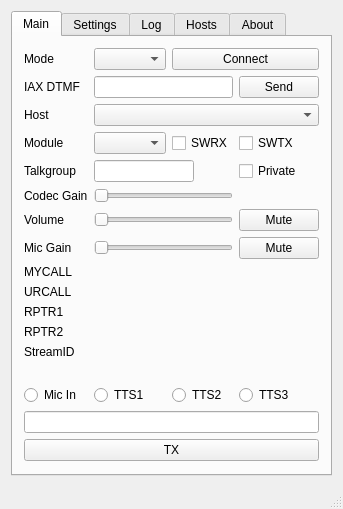
<?xml version="1.0" encoding="UTF-8"?>
<ui version="4.0">
 <class>DudeStar</class>
 <widget class="QMainWindow" name="DudeStar">
  <property name="geometry">
   <rect>
    <x>0</x>
    <y>0</y>
    <width>313</width>
    <height>471</height>
   </rect>
  </property>
  <property name="windowTitle">
   <string>DUDE-Star</string>
  </property>
  <property name="windowIcon">
   <iconset resource="dudestar.qrc">
    <normaloff>:/images/dudestar.png</normaloff>:/images/dudestar.png</iconset>
  </property>
  <widget class="QWidget" name="centralWidget">
   <layout class="QGridLayout" name="gridLayout_5">
    <item row="0" column="0">
     <widget class="QTabWidget" name="tabWidget">
      <property name="currentIndex">
       <number>0</number>
      </property>
      <widget class="QWidget" name="tabMain">
       <property name="sizePolicy">
        <sizepolicy hsizetype="Preferred" vsizetype="Fixed">
         <horstretch>0</horstretch>
         <verstretch>0</verstretch>
        </sizepolicy>
       </property>
       <attribute name="title">
        <string>Main</string>
       </attribute>
       <layout class="QGridLayout" name="gridLayout">
        <item row="9" column="1">
         <widget class="QLabel" name="micLabel">
          <property name="sizePolicy">
           <sizepolicy hsizetype="Preferred" vsizetype="Fixed">
            <horstretch>0</horstretch>
            <verstretch>0</verstretch>
           </sizepolicy>
          </property>
          <property name="text">
           <string>Mic Gain</string>
          </property>
         </widget>
        </item>
        <item row="6" column="4">
         <layout class="QHBoxLayout" name="horizontalLayout">
          <item>
           <widget class="QLabel" name="labelCodecGain">
            <property name="text">
             <string/>
            </property>
           </widget>
          </item>
         </layout>
        </item>
        <item row="16" column="2">
         <widget class="QRadioButton" name="radioTTS1">
          <property name="text">
           <string>TTS1</string>
          </property>
         </widget>
        </item>
        <item row="3" column="2">
         <widget class="QComboBox" name="comboModule"/>
        </item>
        <item row="2" column="2" colspan="3">
         <widget class="QComboBox" name="comboHost"/>
        </item>
        <item row="12" column="1">
         <widget class="QLabel" name="label3">
          <property name="sizePolicy">
           <sizepolicy hsizetype="Preferred" vsizetype="Fixed">
            <horstretch>0</horstretch>
            <verstretch>0</verstretch>
           </sizepolicy>
          </property>
          <property name="text">
           <string>RPTR1</string>
          </property>
         </widget>
        </item>
        <item row="10" column="2" colspan="3">
         <widget class="QLabel" name="data1">
          <property name="sizePolicy">
           <sizepolicy hsizetype="Preferred" vsizetype="Fixed">
            <horstretch>0</horstretch>
            <verstretch>0</verstretch>
           </sizepolicy>
          </property>
          <property name="text">
           <string/>
          </property>
         </widget>
        </item>
        <item row="9" column="4">
         <widget class="QPushButton" name="pushMicMute">
          <property name="text">
           <string>Mute</string>
          </property>
         </widget>
        </item>
        <item row="8" column="2" colspan="2">
         <widget class="QSlider" name="sliderVolume">
          <property name="toolTip">
           <string>Codec output gain adjust.  This is not an audio device volume control.  0 = no adjustment to codec output.</string>
          </property>
          <property name="orientation">
           <enum>Qt::Horizontal</enum>
          </property>
          <property name="tickPosition">
           <enum>QSlider::NoTicks</enum>
          </property>
         </widget>
        </item>
        <item row="16" column="3">
         <widget class="QRadioButton" name="radioTTS2">
          <property name="text">
           <string>TTS2</string>
          </property>
         </widget>
        </item>
        <item row="0" column="1">
         <widget class="QLabel" name="labelMode">
          <property name="text">
           <string>Mode</string>
          </property>
         </widget>
        </item>
        <item row="6" column="2" colspan="2">
         <widget class="QSlider" name="sliderCodecGain">
          <property name="orientation">
           <enum>Qt::Horizontal</enum>
          </property>
         </widget>
        </item>
        <item row="0" column="3" colspan="2">
         <widget class="QPushButton" name="pushConnect">
          <property name="text">
           <string>Connect</string>
          </property>
         </widget>
        </item>
        <item row="16" column="1">
         <widget class="QRadioButton" name="radioMic">
          <property name="text">
           <string>Mic In</string>
          </property>
         </widget>
        </item>
        <item row="17" column="1" colspan="4">
         <widget class="QLineEdit" name="editTTSTXT"/>
        </item>
        <item row="15" column="1">
         <widget class="QLabel" name="label6">
          <property name="sizePolicy">
           <sizepolicy hsizetype="Preferred" vsizetype="Fixed">
            <horstretch>0</horstretch>
            <verstretch>0</verstretch>
           </sizepolicy>
          </property>
          <property name="text">
           <string/>
          </property>
         </widget>
        </item>
        <item row="8" column="1">
         <widget class="QLabel" name="labelVolume">
          <property name="sizePolicy">
           <sizepolicy hsizetype="Fixed" vsizetype="Fixed">
            <horstretch>0</horstretch>
            <verstretch>0</verstretch>
           </sizepolicy>
          </property>
          <property name="text">
           <string>Volume</string>
          </property>
         </widget>
        </item>
        <item row="13" column="2" colspan="3">
         <widget class="QLabel" name="data4">
          <property name="sizePolicy">
           <sizepolicy hsizetype="Preferred" vsizetype="Fixed">
            <horstretch>0</horstretch>
            <verstretch>0</verstretch>
           </sizepolicy>
          </property>
          <property name="text">
           <string/>
          </property>
         </widget>
        </item>
        <item row="10" column="1">
         <widget class="QLabel" name="label1">
          <property name="sizePolicy">
           <sizepolicy hsizetype="Preferred" vsizetype="Fixed">
            <horstretch>0</horstretch>
            <verstretch>0</verstretch>
           </sizepolicy>
          </property>
          <property name="text">
           <string>MYCALL</string>
          </property>
         </widget>
        </item>
        <item row="3" column="3">
         <widget class="QCheckBox" name="checkSWRX">
          <property name="text">
           <string>SWRX</string>
          </property>
         </widget>
        </item>
        <item row="3" column="1">
         <widget class="QLabel" name="labelModule">
          <property name="text">
           <string>Module</string>
          </property>
         </widget>
        </item>
        <item row="16" column="4">
         <widget class="QRadioButton" name="radioTTS3">
          <property name="text">
           <string>TTS3</string>
          </property>
         </widget>
        </item>
        <item row="2" column="1">
         <widget class="QLabel" name="labelHost">
          <property name="text">
           <string>Host</string>
          </property>
         </widget>
        </item>
        <item row="9" column="2" colspan="2">
         <widget class="QSlider" name="sliderMic">
          <property name="toolTip">
           <string>Audio capture device gain adjust .</string>
          </property>
          <property name="orientation">
           <enum>Qt::Horizontal</enum>
          </property>
         </widget>
        </item>
        <item row="4" column="1">
         <widget class="QLabel" name="labelTalkgroup">
          <property name="sizePolicy">
           <sizepolicy hsizetype="Preferred" vsizetype="Fixed">
            <horstretch>0</horstretch>
            <verstretch>0</verstretch>
           </sizepolicy>
          </property>
          <property name="text">
           <string>Talkgroup</string>
          </property>
         </widget>
        </item>
        <item row="8" column="4">
         <widget class="QPushButton" name="pushVolMute">
          <property name="text">
           <string>Mute</string>
          </property>
         </widget>
        </item>
        <item row="6" column="1">
         <widget class="QLabel" name="label">
          <property name="text">
           <string>Codec Gain</string>
          </property>
         </widget>
        </item>
        <item row="3" column="4">
         <widget class="QCheckBox" name="checkSWTX">
          <property name="sizePolicy">
           <sizepolicy hsizetype="Preferred" vsizetype="Fixed">
            <horstretch>0</horstretch>
            <verstretch>0</verstretch>
           </sizepolicy>
          </property>
          <property name="text">
           <string>SWTX</string>
          </property>
         </widget>
        </item>
        <item row="18" column="1" colspan="4">
         <widget class="QPushButton" name="pushTX">
          <property name="text">
           <string>TX</string>
          </property>
         </widget>
        </item>
        <item row="13" column="1">
         <widget class="QLabel" name="label4">
          <property name="sizePolicy">
           <sizepolicy hsizetype="Preferred" vsizetype="Fixed">
            <horstretch>0</horstretch>
            <verstretch>0</verstretch>
           </sizepolicy>
          </property>
          <property name="text">
           <string>RPTR2</string>
          </property>
         </widget>
        </item>
        <item row="11" column="2" colspan="3">
         <widget class="QLabel" name="data2">
          <property name="sizePolicy">
           <sizepolicy hsizetype="Preferred" vsizetype="Fixed">
            <horstretch>0</horstretch>
            <verstretch>0</verstretch>
           </sizepolicy>
          </property>
          <property name="text">
           <string/>
          </property>
         </widget>
        </item>
        <item row="11" column="1">
         <widget class="QLabel" name="label2">
          <property name="sizePolicy">
           <sizepolicy hsizetype="Preferred" vsizetype="Fixed">
            <horstretch>0</horstretch>
            <verstretch>0</verstretch>
           </sizepolicy>
          </property>
          <property name="text">
           <string>URCALL</string>
          </property>
         </widget>
        </item>
        <item row="14" column="1">
         <widget class="QLabel" name="label5">
          <property name="sizePolicy">
           <sizepolicy hsizetype="Preferred" vsizetype="Fixed">
            <horstretch>0</horstretch>
            <verstretch>0</verstretch>
           </sizepolicy>
          </property>
          <property name="text">
           <string>StreamID</string>
          </property>
         </widget>
        </item>
        <item row="14" column="2" colspan="3">
         <widget class="QLabel" name="data5">
          <property name="sizePolicy">
           <sizepolicy hsizetype="Preferred" vsizetype="Fixed">
            <horstretch>0</horstretch>
            <verstretch>0</verstretch>
           </sizepolicy>
          </property>
          <property name="text">
           <string/>
          </property>
         </widget>
        </item>
        <item row="12" column="2" colspan="3">
         <widget class="QLabel" name="data3">
          <property name="sizePolicy">
           <sizepolicy hsizetype="Preferred" vsizetype="Fixed">
            <horstretch>0</horstretch>
            <verstretch>0</verstretch>
           </sizepolicy>
          </property>
          <property name="text">
           <string/>
          </property>
         </widget>
        </item>
        <item row="15" column="2" colspan="3">
         <widget class="QLabel" name="data6">
          <property name="sizePolicy">
           <sizepolicy hsizetype="Preferred" vsizetype="Fixed">
            <horstretch>0</horstretch>
            <verstretch>0</verstretch>
           </sizepolicy>
          </property>
          <property name="text">
           <string/>
          </property>
         </widget>
        </item>
        <item row="5" column="1" colspan="4">
         <layout class="QHBoxLayout" name="levelmeterLayout">
          <property name="spacing">
           <number>2</number>
          </property>
         </layout>
        </item>
        <item row="0" column="2">
         <widget class="QComboBox" name="comboMode"/>
        </item>
        <item row="1" column="1">
         <widget class="QLabel" name="labelIAXDTMF">
          <property name="text">
           <string>IAX DTMF</string>
          </property>
         </widget>
        </item>
        <item row="1" column="2" colspan="2">
         <widget class="QLineEdit" name="editIAXDTMF"/>
        </item>
        <item row="1" column="4">
         <widget class="QPushButton" name="pushIAXDTMF">
          <property name="text">
           <string>Send</string>
          </property>
         </widget>
        </item>
        <item row="4" column="4">
         <widget class="QCheckBox" name="checkPrivate">
          <property name="text">
           <string>Private</string>
          </property>
         </widget>
        </item>
        <item row="4" column="2" colspan="2">
         <widget class="QLineEdit" name="editTG">
          <property name="maximumSize">
           <size>
            <width>100</width>
            <height>16777215</height>
           </size>
          </property>
         </widget>
        </item>
       </layout>
      </widget>
      <widget class="QWidget" name="settingsTab">
       <attribute name="title">
        <string>Settings</string>
       </attribute>
       <layout class="QGridLayout" name="gridLayout_3">
        <item row="0" column="0">
         <widget class="QScrollArea" name="scrollArea">
          <property name="horizontalScrollBarPolicy">
           <enum>Qt::ScrollBarAlwaysOff</enum>
          </property>
          <property name="widgetResizable">
           <bool>true</bool>
          </property>
          <widget class="QWidget" name="scrollAreaWidgetContents">
           <property name="geometry">
            <rect>
             <x>0</x>
             <y>0</y>
             <width>372</width>
             <height>1383</height>
            </rect>
           </property>
           <layout class="QGridLayout" name="gridLayout_4">
            <item row="31" column="1" colspan="2">
             <widget class="QLineEdit" name="editIAXPassword">
              <property name="echoMode">
               <enum>QLineEdit::Password</enum>
              </property>
             </widget>
            </item>
            <item row="23" column="3">
             <widget class="QLineEdit" name="editURCALL">
              <property name="maximumSize">
               <size>
                <width>16777215</width>
                <height>16777215</height>
               </size>
              </property>
             </widget>
            </item>
            <item row="53" column="0">
             <widget class="QPushButton" name="pushUpdateHostFiles">
              <property name="text">
               <string>Update host files</string>
              </property>
             </widget>
            </item>
            <item row="28" column="0">
             <widget class="QRadioButton" name="radioButtonM173200">
              <property name="text">
               <string>Full rate (VW)</string>
              </property>
             </widget>
            </item>
            <item row="23" column="1">
             <widget class="QLineEdit" name="editMYCALL">
              <property name="maximumSize">
               <size>
                <width>16777215</width>
                <height>16777215</height>
               </size>
              </property>
              <property name="text">
               <string/>
              </property>
             </widget>
            </item>
            <item row="8" column="3">
             <widget class="QComboBox" name="comboESSID">
              <property name="maximumSize">
               <size>
                <width>60</width>
                <height>16777215</height>
               </size>
              </property>
             </widget>
            </item>
            <item row="47" column="0">
             <widget class="QLabel" name="label_12">
              <property name="text">
               <string>D-StarTXLevel</string>
              </property>
             </widget>
            </item>
            <item row="45" column="1">
             <widget class="QLineEdit" name="editModemTxDelay"/>
            </item>
            <item row="49" column="1">
             <widget class="QLineEdit" name="editModemYSFTxLevel"/>
            </item>
            <item row="29" column="1" colspan="3">
             <widget class="Line" name="line_5">
              <property name="orientation">
               <enum>Qt::Horizontal</enum>
              </property>
             </widget>
            </item>
            <item row="13" column="1" colspan="2">
             <widget class="QLineEdit" name="editLong"/>
            </item>
            <item row="36" column="0">
             <widget class="QLabel" name="labelModemRxFreq">
              <property name="text">
               <string>RX Freq (Hz)</string>
              </property>
             </widget>
            </item>
            <item row="19" column="1" colspan="2">
             <widget class="QLineEdit" name="editPKID">
              <property name="enabled">
               <bool>true</bool>
              </property>
             </widget>
            </item>
            <item row="38" column="0">
             <widget class="QLabel" name="label_4">
              <property name="text">
               <string>RX Offset (Hz)</string>
              </property>
             </widget>
            </item>
            <item row="5" column="2" colspan="2">
             <widget class="QCheckBox" name="checkIPv6">
              <property name="text">
               <string>Use IPv6 when available</string>
              </property>
             </widget>
            </item>
            <item row="40" column="0">
             <widget class="QLabel" name="label_6">
              <property name="text">
               <string>RX Level</string>
              </property>
             </widget>
            </item>
            <item row="40" column="1">
             <widget class="QLineEdit" name="editModemRxLevel"/>
            </item>
            <item row="8" column="1">
             <widget class="QLineEdit" name="editDMRID">
              <property name="maximumSize">
               <size>
                <width>16777215</width>
                <height>16777215</height>
               </size>
              </property>
             </widget>
            </item>
            <item row="42" column="0">
             <widget class="QLabel" name="label_8">
              <property name="text">
               <string>RX DC Offset</string>
              </property>
             </widget>
            </item>
            <item row="11" column="0">
             <widget class="QLabel" name="labelCC">
              <property name="text">
               <string>ColorCode</string>
              </property>
             </widget>
            </item>
            <item row="41" column="0">
             <widget class="QLabel" name="label_7">
              <property name="text">
               <string>TX Level</string>
              </property>
             </widget>
            </item>
            <item row="45" column="0">
             <widget class="QLabel" name="label_17">
              <property name="text">
               <string>TX Delay</string>
              </property>
             </widget>
            </item>
            <item row="7" column="1" colspan="3">
             <widget class="Line" name="line">
              <property name="orientation">
               <enum>Qt::Horizontal</enum>
              </property>
             </widget>
            </item>
            <item row="17" column="1" colspan="2">
             <widget class="QLineEdit" name="editURL"/>
            </item>
            <item row="34" column="1" colspan="2">
             <widget class="QLineEdit" name="editIAXPort"/>
            </item>
            <item row="22" column="1" colspan="3">
             <widget class="Line" name="line_3">
              <property name="orientation">
               <enum>Qt::Horizontal</enum>
              </property>
             </widget>
            </item>
            <item row="32" column="0">
             <widget class="QLabel" name="labelIAXNode">
              <property name="text">
               <string>Node[@context]</string>
              </property>
             </widget>
            </item>
            <item row="37" column="0">
             <widget class="QLabel" name="label_3">
              <property name="text">
               <string>TX Freq (Hz)</string>
              </property>
             </widget>
            </item>
            <item row="15" column="0">
             <widget class="QLabel" name="labelDesc">
              <property name="text">
               <string>Description</string>
              </property>
             </widget>
            </item>
            <item row="1" column="1" colspan="3">
             <widget class="QComboBox" name="comboModem"/>
            </item>
            <item row="11" column="3">
             <widget class="QComboBox" name="comboSlot">
              <property name="maximumSize">
               <size>
                <width>60</width>
                <height>16777215</height>
               </size>
              </property>
             </widget>
            </item>
            <item row="43" column="1">
             <widget class="QLineEdit" name="editModemTxDCOffset"/>
            </item>
            <item row="46" column="0">
             <widget class="QLabel" name="label_11">
              <property name="text">
               <string>CWIdTXLevel</string>
              </property>
             </widget>
            </item>
            <item row="25" column="0">
             <widget class="QLabel" name="labelUTTX">
              <property name="text">
               <string>User txt</string>
              </property>
             </widget>
            </item>
            <item row="1" column="0">
             <widget class="QLabel" name="labelModem">
              <property name="text">
               <string>Modem</string>
              </property>
             </widget>
            </item>
            <item row="52" column="2">
             <widget class="QCheckBox" name="checkModemPTTInvert">
              <property name="text">
               <string>PTTInvert</string>
              </property>
             </widget>
            </item>
            <item row="8" column="2">
             <widget class="QLabel" name="labelESSID">
              <property name="maximumSize">
               <size>
                <width>60</width>
                <height>16777215</height>
               </size>
              </property>
              <property name="text">
               <string>ESSID</string>
              </property>
             </widget>
            </item>
            <item row="33" column="0">
             <widget class="QLabel" name="labelIAXHost">
              <property name="text">
               <string>Host</string>
              </property>
             </widget>
            </item>
            <item row="3" column="1" colspan="3">
             <widget class="QComboBox" name="comboCapture"/>
            </item>
            <item row="20" column="0">
             <widget class="QLabel" name="labelDMROptions">
              <property name="text">
               <string>DMR+ options</string>
              </property>
             </widget>
            </item>
            <item row="0" column="1" colspan="3">
             <widget class="QComboBox" name="comboVocoder"/>
            </item>
            <item row="39" column="1">
             <widget class="QLineEdit" name="editModemTxOffset"/>
            </item>
            <item row="33" column="1" colspan="2">
             <widget class="QLineEdit" name="editIAXHost">
              <property name="toolTip">
               <string>default port = 4569</string>
              </property>
             </widget>
            </item>
            <item row="28" column="1" colspan="2">
             <widget class="QRadioButton" name="radioButtonM171600">
              <property name="text">
               <string>Voice / Data (DN)</string>
              </property>
             </widget>
            </item>
            <item row="29" column="0">
             <widget class="QLabel" name="labelIAXSettings">
              <property name="font">
               <font>
                <weight>75</weight>
                <bold>true</bold>
               </font>
              </property>
              <property name="text">
               <string>IAX Settings</string>
              </property>
             </widget>
            </item>
            <item row="26" column="0" colspan="4">
             <widget class="QCheckBox" name="checkXrf2Ref">
              <property name="text">
               <string>Connect to XRF using REF (Dplus) protocol</string>
              </property>
             </widget>
            </item>
            <item row="36" column="1" colspan="2">
             <widget class="QLineEdit" name="editModemRxFreq"/>
            </item>
            <item row="18" column="1" colspan="2">
             <widget class="QLineEdit" name="editSWID">
              <property name="enabled">
               <bool>true</bool>
              </property>
             </widget>
            </item>
            <item row="50" column="1">
             <widget class="QLineEdit" name="editModemP25TxLevel"/>
            </item>
            <item row="25" column="1" colspan="3">
             <widget class="QLineEdit" name="editUserTxt"/>
            </item>
            <item row="15" column="1" colspan="2">
             <widget class="QLineEdit" name="editDesc"/>
            </item>
            <item row="35" column="1" colspan="3">
             <widget class="Line" name="line_4">
              <property name="orientation">
               <enum>Qt::Horizontal</enum>
              </property>
             </widget>
            </item>
            <item row="14" column="1" colspan="2">
             <widget class="QLineEdit" name="editLocation"/>
            </item>
            <item row="50" column="0">
             <widget class="QLabel" name="label_15">
              <property name="text">
               <string>P25TXLevel</string>
              </property>
             </widget>
            </item>
            <item row="14" column="0">
             <widget class="QLabel" name="labelLocation">
              <property name="text">
               <string>Location</string>
              </property>
             </widget>
            </item>
            <item row="11" column="2">
             <widget class="QLabel" name="labelSlot">
              <property name="maximumSize">
               <size>
                <width>60</width>
                <height>16777215</height>
               </size>
              </property>
              <property name="text">
               <string>Slot</string>
              </property>
             </widget>
            </item>
            <item row="32" column="1" colspan="2">
             <widget class="QLineEdit" name="editIAXNode">
              <property name="toolTip">
               <string extracomment="default context = iax-client">default context = iax-client</string>
              </property>
             </widget>
            </item>
            <item row="23" column="0">
             <widget class="QLabel" name="labelMCTX">
              <property name="text">
               <string>MYCALL</string>
              </property>
             </widget>
            </item>
            <item row="52" column="0">
             <widget class="QCheckBox" name="checkModemTxInvert">
              <property name="text">
               <string>TXInvert</string>
              </property>
             </widget>
            </item>
            <item row="11" column="1">
             <widget class="QComboBox" name="comboCC">
              <property name="maximumSize">
               <size>
                <width>60</width>
                <height>16777215</height>
               </size>
              </property>
             </widget>
            </item>
            <item row="30" column="0">
             <widget class="QLabel" name="labelIAXUser">
              <property name="text">
               <string>Username</string>
              </property>
             </widget>
            </item>
            <item row="8" column="0">
             <widget class="QLabel" name="labelDMRID">
              <property name="text">
               <string>DMR ID</string>
              </property>
             </widget>
            </item>
            <item row="53" column="1">
             <widget class="QPushButton" name="pushUpdateDMRIDs">
              <property name="text">
               <string>Update ID files</string>
              </property>
             </widget>
            </item>
            <item row="39" column="0">
             <widget class="QLabel" name="label_5">
              <property name="text">
               <string>Tx Offset (Hz)</string>
              </property>
             </widget>
            </item>
            <item row="38" column="1">
             <widget class="QLineEdit" name="editModemRxOffset"/>
            </item>
            <item row="47" column="1">
             <widget class="QLineEdit" name="editModemDstarTxLevel"/>
            </item>
            <item row="51" column="1">
             <widget class="QLineEdit" name="editModemNXDNTxLevel"/>
            </item>
            <item row="12" column="1" colspan="2">
             <widget class="QLineEdit" name="editLat"/>
            </item>
            <item row="46" column="1">
             <widget class="QLineEdit" name="editModemCWIdTxLevel"/>
            </item>
            <item row="2" column="0">
             <widget class="QLabel" name="labelPlayback">
              <property name="maximumSize">
               <size>
                <width>125</width>
                <height>16777215</height>
               </size>
              </property>
              <property name="text">
               <string>Playback device</string>
              </property>
             </widget>
            </item>
            <item row="43" column="0">
             <widget class="QLabel" name="label_9">
              <property name="text">
               <string>TX DC Offset</string>
              </property>
             </widget>
            </item>
            <item row="20" column="1" colspan="3">
             <widget class="QLineEdit" name="editDMROptions"/>
            </item>
            <item row="9" column="1" colspan="3">
             <widget class="QLineEdit" name="editBMPassword">
              <property name="echoMode">
               <enum>QLineEdit::Password</enum>
              </property>
             </widget>
            </item>
            <item row="42" column="1">
             <widget class="QLineEdit" name="editModemRxDCOffset"/>
            </item>
            <item row="0" column="0">
             <widget class="QLabel" name="labelVocoder">
              <property name="text">
               <string>Vocoder</string>
              </property>
             </widget>
            </item>
            <item row="23" column="2">
             <widget class="QLabel" name="labelURTX">
              <property name="maximumSize">
               <size>
                <width>60</width>
                <height>16777215</height>
               </size>
              </property>
              <property name="text">
               <string>URCALL</string>
              </property>
             </widget>
            </item>
            <item row="5" column="1">
             <widget class="QLineEdit" name="editCallsign">
              <property name="maximumSize">
               <size>
                <width>16777215</width>
                <height>16777215</height>
               </size>
              </property>
             </widget>
            </item>
            <item row="35" column="0">
             <widget class="QLabel" name="label_2">
              <property name="font">
               <font>
                <weight>75</weight>
                <bold>true</bold>
               </font>
              </property>
              <property name="text">
               <string>Modem Settings</string>
              </property>
             </widget>
            </item>
            <item row="19" column="0">
             <widget class="QLabel" name="labelPKID">
              <property name="text">
               <string>Package ID</string>
              </property>
             </widget>
            </item>
            <item row="37" column="1" colspan="2">
             <widget class="QLineEdit" name="editModemTxFreq"/>
            </item>
            <item row="24" column="3">
             <widget class="QLineEdit" name="editRPTR2">
              <property name="maximumSize">
               <size>
                <width>16777215</width>
                <height>16777215</height>
               </size>
              </property>
              <property name="text">
               <string/>
              </property>
             </widget>
            </item>
            <item row="21" column="0" colspan="3">
             <widget class="QCheckBox" name="checkDMROptions">
              <property name="text">
               <string>Send DMR+ options on connect</string>
              </property>
             </widget>
            </item>
            <item row="16" column="1" colspan="2">
             <widget class="QLineEdit" name="editFreq"/>
            </item>
            <item row="16" column="0">
             <widget class="QLabel" name="labelFreq">
              <property name="text">
               <string>Freq (Hz)</string>
              </property>
             </widget>
            </item>
            <item row="30" column="1" colspan="2">
             <widget class="QLineEdit" name="editIAXUsername"/>
            </item>
            <item row="48" column="1">
             <widget class="QLineEdit" name="editModemDMRTxLevel"/>
            </item>
            <item row="12" column="0">
             <widget class="QLabel" name="labelLat">
              <property name="text">
               <string>Latitude</string>
              </property>
             </widget>
            </item>
            <item row="41" column="1">
             <widget class="QLineEdit" name="editModemTxLevel"/>
            </item>
            <item row="27" column="0">
             <widget class="QLabel" name="labelM17Settings">
              <property name="font">
               <font>
                <weight>75</weight>
                <bold>true</bold>
               </font>
              </property>
              <property name="text">
               <string>M17 / YSF Mode</string>
              </property>
             </widget>
            </item>
            <item row="52" column="1">
             <widget class="QCheckBox" name="checkModemRxInvert">
              <property name="text">
               <string>RXInvert</string>
              </property>
             </widget>
            </item>
            <item row="9" column="0">
             <widget class="QLabel" name="labelBMPassword">
              <property name="text">
               <string>BM password</string>
              </property>
             </widget>
            </item>
            <item row="18" column="0">
             <widget class="QLabel" name="labelSWID">
              <property name="enabled">
               <bool>true</bool>
              </property>
              <property name="text">
               <string>Software ID</string>
              </property>
             </widget>
            </item>
            <item row="13" column="0">
             <widget class="QLabel" name="labelLong">
              <property name="text">
               <string>Longitude</string>
              </property>
             </widget>
            </item>
            <item row="48" column="0">
             <widget class="QLabel" name="label_13">
              <property name="text">
               <string>DMRTXLevel</string>
              </property>
             </widget>
            </item>
            <item row="44" column="1">
             <widget class="QLineEdit" name="editModemRFLevel"/>
            </item>
            <item row="7" column="0">
             <widget class="QLabel" name="labelDMRSettings">
              <property name="font">
               <font>
                <weight>75</weight>
                <bold>true</bold>
               </font>
              </property>
              <property name="text">
               <string>DMR Settings</string>
              </property>
             </widget>
            </item>
            <item row="3" column="0">
             <widget class="QLabel" name="labelCapture">
              <property name="text">
               <string>Capture device</string>
              </property>
             </widget>
            </item>
            <item row="22" column="0">
             <widget class="QLabel" name="labelDSTARSettings">
              <property name="font">
               <font>
                <weight>75</weight>
                <bold>true</bold>
               </font>
              </property>
              <property name="text">
               <string>DSTAR Settings</string>
              </property>
             </widget>
            </item>
            <item row="10" column="0">
             <widget class="QLabel" name="labelTGIFPassword">
              <property name="text">
               <string>TGIF  password</string>
              </property>
             </widget>
            </item>
            <item row="2" column="1" colspan="3">
             <widget class="QComboBox" name="comboPlayback"/>
            </item>
            <item row="5" column="0">
             <widget class="QLabel" name="labelCallsign">
              <property name="text">
               <string>Callsign</string>
              </property>
             </widget>
            </item>
            <item row="24" column="2">
             <widget class="QLabel" name="labelR2TX">
              <property name="maximumSize">
               <size>
                <width>60</width>
                <height>16777215</height>
               </size>
              </property>
              <property name="text">
               <string>RPTR2</string>
              </property>
             </widget>
            </item>
            <item row="31" column="0">
             <widget class="QLabel" name="labelIAXPasseord">
              <property name="text">
               <string>Password</string>
              </property>
             </widget>
            </item>
            <item row="17" column="0">
             <widget class="QLabel" name="labelURL">
              <property name="text">
               <string>URL</string>
              </property>
             </widget>
            </item>
            <item row="44" column="0">
             <widget class="QLabel" name="label_10">
              <property name="text">
               <string>RF Level</string>
              </property>
             </widget>
            </item>
            <item row="34" column="0">
             <widget class="QLabel" name="labelIAXPort">
              <property name="text">
               <string>Port</string>
              </property>
             </widget>
            </item>
            <item row="24" column="0">
             <widget class="QLabel" name="labelR1TX">
              <property name="text">
               <string>RPTR1</string>
              </property>
             </widget>
            </item>
            <item row="27" column="1" colspan="3">
             <widget class="Line" name="line_2">
              <property name="orientation">
               <enum>Qt::Horizontal</enum>
              </property>
             </widget>
            </item>
            <item row="49" column="0">
             <widget class="QLabel" name="label_14">
              <property name="text">
               <string>YSFTXLevel</string>
              </property>
             </widget>
            </item>
            <item row="51" column="0">
             <widget class="QLabel" name="label_16">
              <property name="text">
               <string>NXDNTXLevel</string>
              </property>
             </widget>
            </item>
            <item row="24" column="1">
             <widget class="QLineEdit" name="editRPTR1">
              <property name="maximumSize">
               <size>
                <width>16777215</width>
                <height>16777215</height>
               </size>
              </property>
             </widget>
            </item>
            <item row="6" column="0">
             <widget class="QLabel" name="labelTXTimeout">
              <property name="text">
               <string>TX Timeout</string>
              </property>
             </widget>
            </item>
            <item row="6" column="1">
             <widget class="QLineEdit" name="editTXTimeout"/>
            </item>
            <item row="10" column="1" colspan="3">
             <widget class="QLineEdit" name="editTGIFPassword"/>
            </item>
            <item row="6" column="2">
             <widget class="QCheckBox" name="checkToggleTX">
              <property name="text">
               <string>Enable TX toggle</string>
              </property>
             </widget>
            </item>
           </layout>
          </widget>
         </widget>
        </item>
       </layout>
      </widget>
      <widget class="QWidget" name="tabLog">
       <attribute name="title">
        <string>Log</string>
       </attribute>
       <layout class="QGridLayout" name="gridLayout_6">
        <item row="0" column="0">
         <widget class="QTextBrowser" name="textLog">
          <property name="html">
           <string>&lt;!DOCTYPE HTML PUBLIC &quot;-//W3C//DTD HTML 4.0//EN&quot; &quot;http://www.w3.org/TR/REC-html40/strict.dtd&quot;&gt;
&lt;html&gt;&lt;head&gt;&lt;meta name=&quot;qrichtext&quot; content=&quot;1&quot; /&gt;&lt;style type=&quot;text/css&quot;&gt;
p, li { white-space: pre-wrap; }
&lt;/style&gt;&lt;/head&gt;&lt;body style=&quot; font-family:'Sans'; font-size:8pt; font-weight:400; font-style:normal;&quot;&gt;
&lt;p style=&quot;-qt-paragraph-type:empty; margin-top:0px; margin-bottom:0px; margin-left:0px; margin-right:0px; -qt-block-indent:0; text-indent:0px;&quot;&gt;&lt;br /&gt;&lt;/p&gt;&lt;/body&gt;&lt;/html&gt;</string>
          </property>
         </widget>
        </item>
       </layout>
      </widget>
      <widget class="QWidget" name="tabHosts">
       <attribute name="title">
        <string>Hosts</string>
       </attribute>
       <layout class="QGridLayout" name="gridLayout_7">
        <item row="0" column="1">
         <widget class="QPushButton" name="pushButton">
          <property name="enabled">
           <bool>false</bool>
          </property>
          <property name="text">
           <string>Add host</string>
          </property>
         </widget>
        </item>
        <item row="0" column="0">
         <widget class="QComboBox" name="comboCustomHostMode">
          <property name="enabled">
           <bool>false</bool>
          </property>
         </widget>
        </item>
        <item row="1" column="0" colspan="2">
         <widget class="QTableView" name="tableCustomHosts">
          <property name="enabled">
           <bool>true</bool>
          </property>
         </widget>
        </item>
       </layout>
      </widget>
      <widget class="QWidget" name="tabAbout">
       <attribute name="title">
        <string>About</string>
       </attribute>
       <layout class="QGridLayout" name="gridLayout_2">
        <item row="0" column="0">
         <widget class="QTextBrowser" name="textAbout"/>
        </item>
       </layout>
      </widget>
     </widget>
    </item>
   </layout>
  </widget>
  <widget class="QStatusBar" name="statusBar"/>
 </widget>
 <layoutdefault spacing="6" margin="11"/>
 <resources>
  <include location="dudestar.qrc"/>
 </resources>
 <connections/>
</ui>
